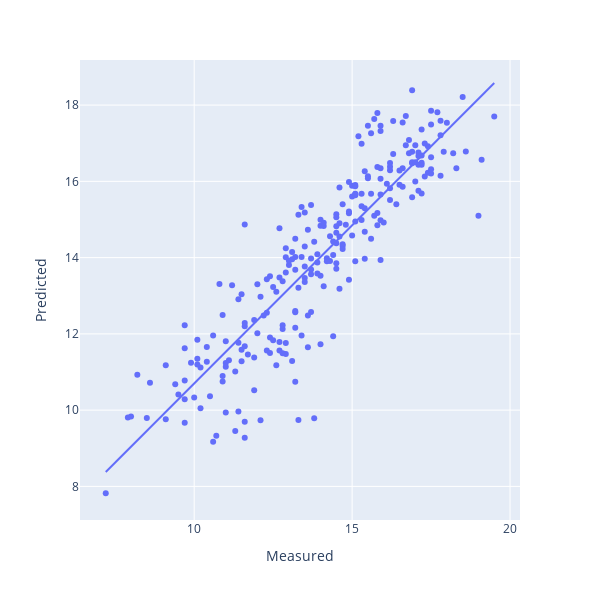

Source (notebook cell):
### Markdown cell above
# PLSR - SNV

### Code cell
optimise_pls_cv(df_snv.values, df_raw['SST'].values, 40, True, 'SST')

### Figure 1 — Plotly figure (JSON) as saved in the notebook; plotly's stock layout.template omitted (floating-point values rounded to 4 significant figures; data arrays with more than 128 entries replaced by an {"elided": "..."} marker saying what was removed)
{"data": [{"hovertemplate": "Measured=%{x}<br>Predicted=%{y}<extra></extra>", "legendgroup": "", "marker": {"color": "#636efa", "symbol": "circle"}, "mode": "markers", "name": "", "orientation": "v", "showlegend": false, "type": "scatter", "x": {"elided": "250 float values"}, "xaxis": "x", "y": {"elided": "250 float values"}, "yaxis": "y"}, {"hovertemplate": "<b>OLS trendline</b><br>y = 0.8296 * x + 2.40241<br>R<sup>2</sup>=0.784765<br><br>Measured=%{x}<br>Predicted=%{y} <b>(trend)</b><extra></extra>", "legendgroup": "", "marker": {"color": "#636efa", "symbol": "circle"}, "mode": "lines", "name": "", "showlegend": false, "type": "scatter", "x": {"elided": "250 float values"}, "xaxis": "x", "y": {"elided": "250 float values"}, "yaxis": "y"}], "layout": {"height": 600, "legend": {"tracegroupgap": 0}, "margin": {"t": 60}, "width": 600, "xaxis": {"anchor": "y", "domain": [0, 1], "title": {"text": "Measured"}}, "yaxis": {"anchor": "x", "domain": [0, 1], "title": {"text": "Predicted"}}}}
